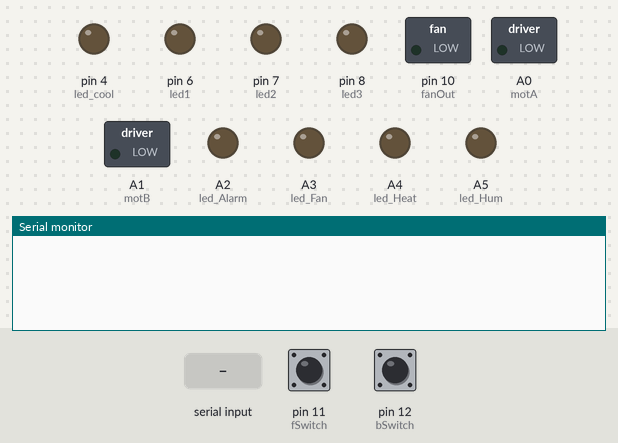
This program was run on a simulated Arduino Uno, built with avr-gcc and run on an emulated ATmega328P. Shown: switched loads named in the program (green lamp = pin HIGH), output pins drawn as LEDs (lit = HIGH), the last lines printed to the serial monitor. The test bench sets the inputs (shaded band); at power-on: pin 11 (fSwitch) LOW, pin 12 (bSwitch) LOW.

Above: at 1.2 s.
1.3 s: pin 11 (fSwitch) pulled HIGH for 0.15 s
At 2.6 s:
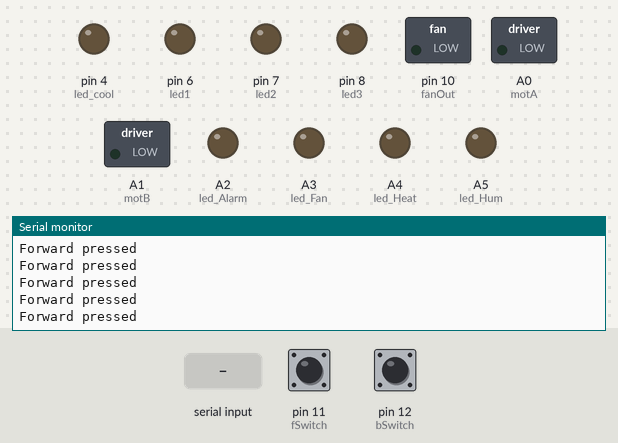
2.9 s: pin 12 (bSwitch) pulled HIGH for 0.15 s
At 4.2 s:
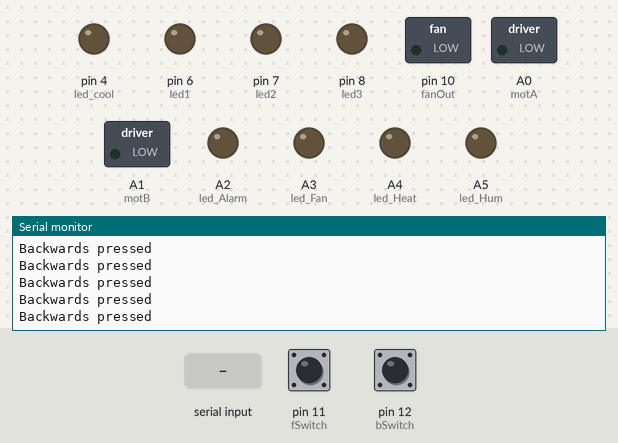
4.5 s: "1" received over the second serial link
At 6.3 s:
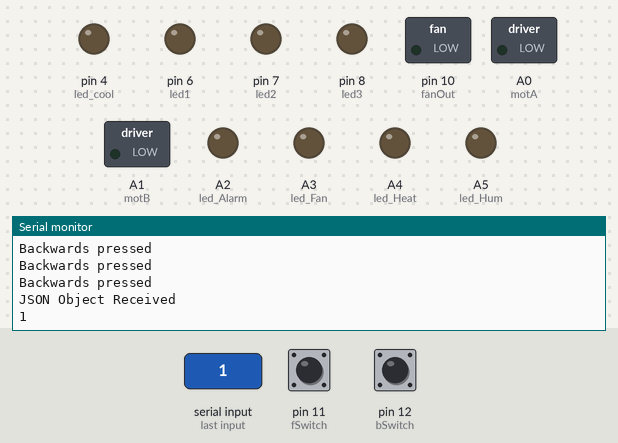
7.0 s: pin 11 (fSwitch) driven HIGH and pin 12 (bSwitch) driven HIGH
At 8.0 s:
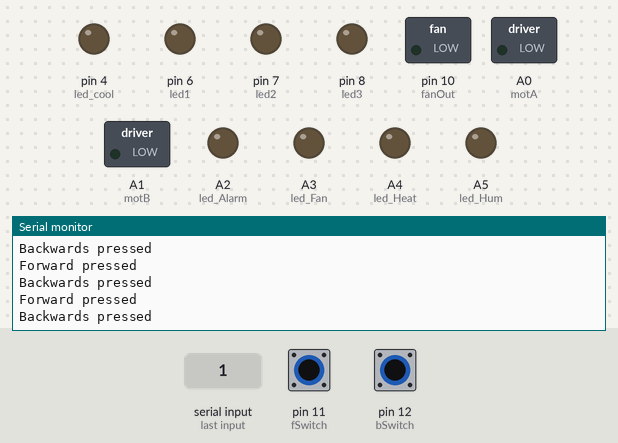

Measured:
- after the input at 1.3 s, the serial monitor: prints a new line at once (image 1)
- after the input at 2.9 s, the serial monitor: prints a new line at once (image 2)
- after the input at 4.5 s, the serial monitor: prints a new line after 1.0 s (image 3)
- after the input at 7.0 s, the serial monitor: prints a new line at once (image 4)

The program:

main.cpp
```cpp
#include <Arduino.h>
#include<EEPROM.h>
#include <SimpleTimer.h>
#include <ArduinoJson.h>
#include <SoftwareSerial.h>

SimpleTimer positionTwoTimer(36000);
SimpleTimer demo(180000);

SoftwareSerial WSerial(2, 3);

uint8_t bSwitch = 12, fSwitch = 11, fanOut = 10,trayButton=9;
uint8_t motA = A0, motB = A1, led_Alarm=A2,led_Fan=A3,led_Heat=A4,led_Hum=A5,led_cool=4,led1=6,led2=7,led3=8;
bool forwardMotor = true, startMotor = false, timer2Active = false, timer4Active = false, motorState = false, startTimerTwo = false, startTimerOne = false, startFan = false;
uint8_t restingPosition = 1;

void setup() {

    pinMode(bSwitch, INPUT);
    pinMode(fSwitch, INPUT);
    pinMode(motA, OUTPUT);
    pinMode(motB, OUTPUT);
    pinMode(fanOut, OUTPUT);
    pinMode(trayButton,INPUT);
    pinMode(led_Alarm,OUTPUT);
    pinMode(led_Fan,OUTPUT);
    pinMode(led_Heat,OUTPUT);
    pinMode(led_Hum,OUTPUT);
    pinMode(led_cool,OUTPUT);
    pinMode(led1,OUTPUT);
    pinMode(led2,OUTPUT);
    pinMode(led3,OUTPUT);

    Serial.begin(9600);
    WSerial.begin(9600);

    digitalWrite(motA, LOW);
    digitalWrite(motB, LOW);
   // EEPROM.write(0,1); //to be commented after first run
    restingPosition = EEPROM.read(0);
}


void loop() {
    StaticJsonDocument<1024> doc;
    if (WSerial.available() > 0) {

        DeserializationError error = deserializeJson(doc, WSerial);
        if (error) {
            Serial.println("Invalid JSON object");

            return;
        }
        Serial.println("JSON Object Received");
        JsonArray array = doc.as<JsonArray>();
        startFan = array[0].as<bool>();
        motorState = array[1].as<bool>();
        serializeJson(doc, Serial);
        Serial.println();
    }

    if (startFan) {
        digitalWrite(fanOut, HIGH);
        digitalWrite(led_Fan,HIGH);

    }
    else {

        digitalWrite(fanOut, LOW);
        digitalWrite(led_Fan,LOW);
    }
////TODO: for demo purposes only
//if(demo.isReady()){
//    startMotor = true;
//    demo.reset();
//}

    if (motorState) {
        startMotor = true;
    }

    if (startMotor == false) {
        digitalWrite(motA, LOW);
        digitalWrite(motB, LOW);
    }

    if (digitalRead(fSwitch) == 1) {
        forwardMotor = false;
        Serial.println("Forward pressed");

        if (restingPosition == 1) {
            startMotor = false;
            restingPosition = 2;
            EEPROM.write(0, restingPosition);
        }

        if (restingPosition == 4 && startTimerTwo == false) {
            startTimerTwo = true;
            positionTwoTimer.reset();

        }
    }

    if (digitalRead(bSwitch) == 1) {
        forwardMotor = true;
        Serial.println("Backwards pressed");

        if (restingPosition == 3) {
            startMotor = false;
            restingPosition = 4;
            EEPROM.write(0, restingPosition);
        }

        if (restingPosition == 2 && startTimerTwo == false) {
            startTimerTwo = true;
            positionTwoTimer.reset();

        }
    }

    if (positionTwoTimer.isReady() && startTimerTwo == true) {
        startMotor = false;
        startTimerTwo = false;
        // Serial.println("Hapa kazi tuu.")
        if (restingPosition == 4) {
            restingPosition = 1;
            EEPROM.write(0, restingPosition);
        }
        if (restingPosition == 2) {

            restingPosition = 3;
            EEPROM.write(0, restingPosition);
        }
        positionTwoTimer.reset();
    }

    if (forwardMotor == true && startMotor == true) {
        digitalWrite(motA, LOW);
        digitalWrite(motB, HIGH);

        Serial.println("F===========");
    }

    if (forwardMotor == false && startMotor == true) {
        digitalWrite(motA, HIGH);
        digitalWrite(motB, LOW);
        Serial.println("B===========");
    }
//    Serial.println("****************************");
//    Serial.print("Resting Position: ");
//    Serial.println(restingPosition);
//    Serial.print("start Motor: ");
//    Serial.println(startMotor);
//    Serial.print("forward Motor: ");
//    Serial.println(forwardMotor);
//    Serial.println("****************************");
}
```
